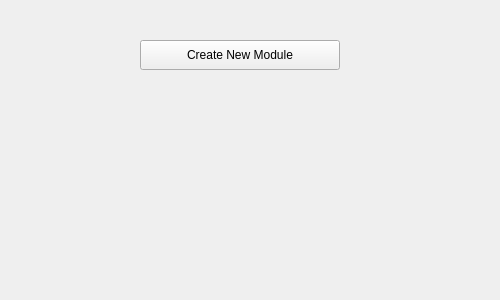
<?xml version="1.0" encoding="UTF-8"?>
<ui version="4.0">
 <class>MainWindow</class>
 <widget class="QMainWindow" name="MainWindow">
  <property name="geometry">
   <rect>
    <x>0</x>
    <y>0</y>
    <width>500</width>
    <height>300</height>
   </rect>
  </property>
  <property name="minimumSize">
   <size>
    <width>500</width>
    <height>300</height>
   </size>
  </property>
  <property name="maximumSize">
   <size>
    <width>500</width>
    <height>300</height>
   </size>
  </property>
  <property name="windowTitle">
   <string>Handin System (Administrator)</string>
  </property>
  <widget class="QWidget" name="centralwidget">
   <widget class="QPushButton" name="pushButton">
    <property name="geometry">
     <rect>
      <x>140</x>
      <y>40</y>
      <width>200</width>
      <height>30</height>
     </rect>
    </property>
    <property name="text">
     <string>Create New Module</string>
    </property>
   </widget>
  </widget>
 </widget>
 <resources/>
 <connections/>
</ui>
